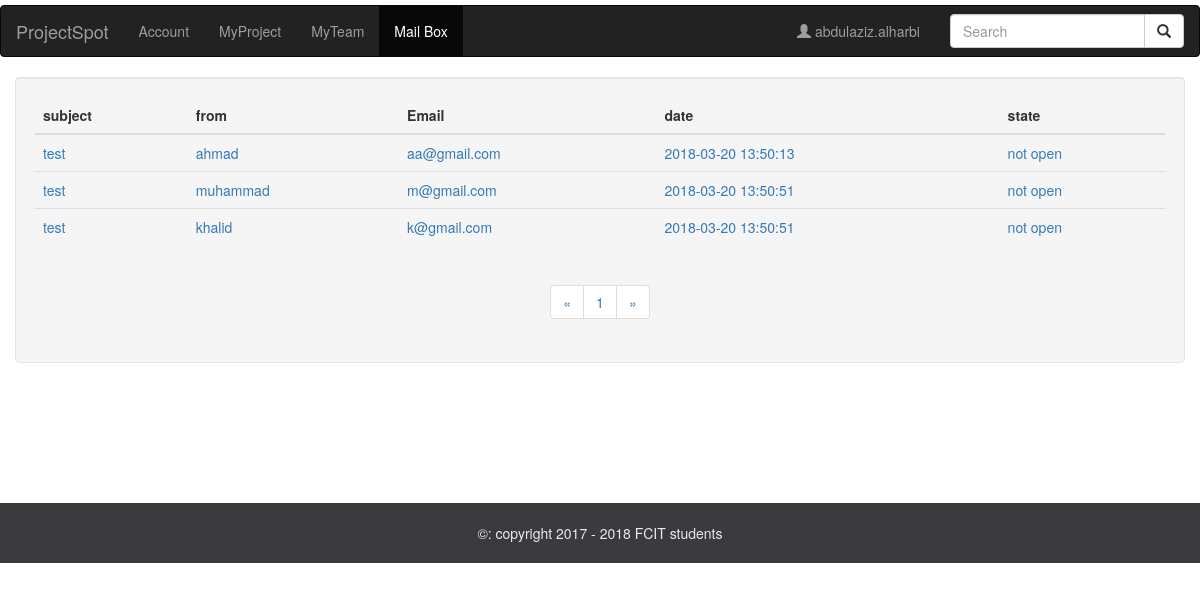
The app's page /MailBox.php (signed in) with its own data.
### tables this page shows
CREATE TABLE IF NOT EXISTS `mailbox` (
  `ID` int(11) NOT NULL,
  `senderName` varchar(255) NOT NULL,
  `Email` varchar(255) NOT NULL,
  `title` varchar(255) NOT NULL,
  `content` text NOT NULL,
  `date` timestamp NOT NULL DEFAULT CURRENT_TIMESTAMP ON UPDATE CURRENT_TIMESTAMP,
  `state` int(11) NOT NULL DEFAULT '1',
  `reciever` varchar(255) NOT NULL
);

### MailBox.php (the view, shortened to what this page needs)
<?php
include 'imports/head.php';
include 'imports/navigation2.php';
require_once 'system/init.php';
?>
<?php
$email = $_SESSION['email'];
$limit = 10;
if(isset($_GET['p'])){
  $page = $_GET['p'];
}else{
  $page = 0;
}
$numOfMails = mysqli_num_rows(mysqli_query($db,"select * from mailBox where reciever = '".$email."'"));
$numOfPages = ceil($numOfMails/$limit);
if (!isset($page) || $page <= 0){
  $offset = 0;
}else{
  $offset = ceil($page - 1) * $limit;
}
$sql = "select * from mailBox where reciever = '".$email."' limit ".$offset.",".$limit."";
$result = mysqli_query($db,$sql);
?>
<div class="container well">
  <table class="table mailBox">
    <thead>
      <tr>
        <th>subject</th>
        <th>from</th>
        <th>Email</th>
        <th>date</th>
        <th>state</th>
      </tr>
    </thead>
    <tbody>
    <?php while ($row = mysqli_fetch_array($result)) :
      if($row['state'] == 1){
        $state = "not open";
      }else{
        $state = "opened";
      }
    ?>
    <tr>
      <td><a class = "noDecoration" href="mailPage.php?msg=<?= $row['ID']?>"><?= $row['title']?></a></td>
      <td><a class = "noDecoration" href="mailPage.php?msg=<?= $row['ID']?>"><?= $row['senderName']?></a></td>
      <td><a class = "noDecoration" href="mailPage.php?msg=<?= $row['ID']?>"><?= $row['Email']?></a></td>
      <td><a class = "noDecoration" href="mailPage.php?msg=<?= $row['ID']?>"><?= $row['date']?></a></td>
      <td><a class = "noDecoration" href="mailPage.php?msg=<?= $row['ID']?>"><?= $state ?></a></td>
    </tr>
  <?php endwhile; ?>
    </tbody>
  </table>
  <nav aria-label="Page navigation" class="text-center mailPagination">
  <ul class="pagination">
    <li>
      <a href="?p=1" aria-label="Previous">
        <span aria-hidden="true">&laquo;</span>
      </a>
    </li>
    <?php
      for ($i = 1 ; $i<=$numOfPages ; $i++){
        echo '<li><a href="?p='.$i.'">'.$i.'</a></li>';
      }
    ?>
    <li>
      <a href="?p=<?=$numOfPages?>" aria-label="Next">
        <span aria-hidden="true">&raquo;</span>
      </a>
    </li>
  </ul>
</nav>
</div>
<div style="padding-bottom:80px"></div>
<?php
include 'imports/footer.php';
?>

### css/main.css (style rules this page uses)
body { padding-top: 5px; }
.noDecoration { text-decoration: none; }

### records on screen
mailbox: title "test", senderName "ahmad", Email "aa@gmail.com", date "2018-03-20 13:50:13", state "not open"
mailbox: title "test", senderName "muhammad", Email "m@gmail.com", date "2018-03-20 13:50:51", state "not open"
mailbox: title "test", senderName "khalid", Email "k@gmail.com", date "2018-03-20 13:50:51", state "not open"

### other values on screen
$username "abdulaziz.alharbi"
